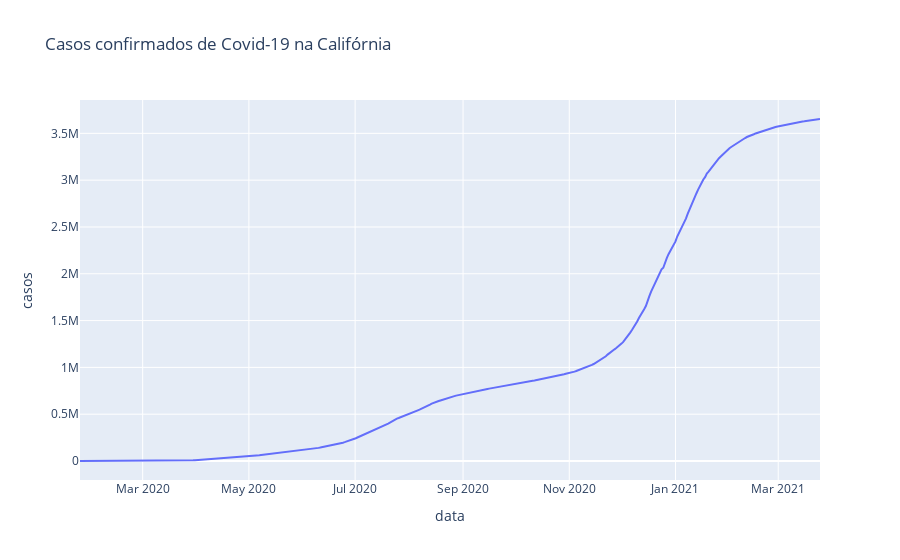

The cell this chart's notebook holds for it:
### Code cell
# Vamos visualizar os casos por estado
        # Califórnia
px.line(ca, 'data', 'casos', title='Casos confirmados de Covid-19 na Califórnia')

### Figure 1 — Plotly figure (JSON) as saved in the notebook; plotly's stock layout.template omitted (floating-point values rounded to 4 significant figures; data arrays with more than 128 entries replaced by an {"elided": "..."} marker saying what was removed)
{"data": [{"hovertemplate": "data=%{x}<br>casos=%{y}<extra></extra>", "legendgroup": "", "line": {"color": "#636efa", "dash": "solid"}, "mode": "lines", "name": "", "orientation": "v", "showlegend": false, "type": "scatter", "x": {"elided": "426 str values"}, "xaxis": "x", "y": {"elided": "426 int values"}, "yaxis": "y"}], "layout": {"legend": {"tracegroupgap": 0}, "title": {"text": "Casos confirmados de Covid-19 na Califórnia"}, "xaxis": {"anchor": "y", "domain": [0, 1], "title": {"text": "data"}}, "yaxis": {"anchor": "x", "domain": [0, 1], "title": {"text": "casos"}}}}
